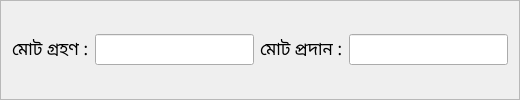
       <widget class="QFrame" name="recevied_frame">
        <property name="font">
         <font>
          <family>Noto Sans Bengali</family>
         </font>
        </property>
        <property name="frameShape">
         <enum>QFrame::StyledPanel</enum>
        </property>
        <property name="frameShadow">
         <enum>QFrame::Raised</enum>
        </property>
        <layout class="QHBoxLayout" name="horizontalLayout">
         <item>
          <widget class="QLabel" name="label_8">
           <property name="font">
            <font>
             <family>Noto Sans Bengali</family>
             <pointsize>13</pointsize>
            </font>
           </property>
           <property name="text">
            <string>মোট গ্রহণ :</string>
           </property>
          </widget>
         </item>
         <item>
          <widget class="QLineEdit" name="receivedAmount">
           <property name="font">
            <font>
             <family>Noto Sans Bengali</family>
             <pointsize>13</pointsize>
            </font>
           </property>
          </widget>
         </item>
         <item>
          <widget class="QLabel" name="label_28">
           <property name="font">
            <font>
             <family>Noto Sans Bengali</family>
             <pointsize>13</pointsize>
            </font>
           </property>
           <property name="text">
            <string>মোট প্রদান :</string>
           </property>
          </widget>
         </item>
         <item>
          <widget class="QLineEdit" name="paidAmount">
           <property name="font">
            <font>
             <family>Noto Sans Bengali</family>
             <pointsize>13</pointsize>
            </font>
           </property>
          </widget>
         </item>
        </layout>
       </widget>
